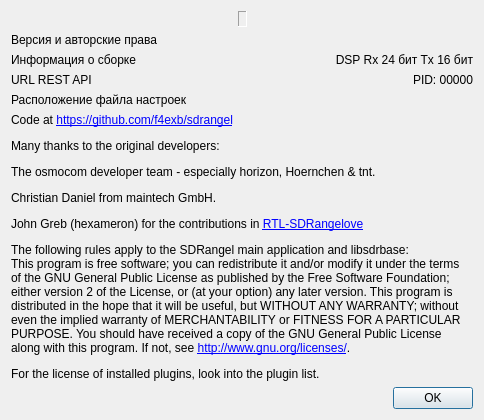
<?xml version="1.0" encoding="UTF-8"?>
<ui version="4.0">
 <class>AboutDialog</class>
 <widget class="QDialog" name="AboutDialog">
  <property name="geometry">
   <rect>
    <x>0</x>
    <y>0</y>
    <width>484</width>
    <height>602</height>
   </rect>
  </property>
  <property name="font">
   <font>
    <family>Liberation Sans</family>
    <pointsize>9</pointsize>
   </font>
  </property>
  <property name="windowTitle">
   <string>О SDRangel</string>
  </property>
  <layout class="QVBoxLayout" name="verticalLayout">
   <property name="sizeConstraint">
    <enum>QLayout::SetFixedSize</enum>
   </property>
   <item>
    <layout class="QHBoxLayout" name="horizontalLayout">
     <property name="spacing">
      <number>0</number>
     </property>
     <item>
      <spacer name="horizontalSpacer_2">
       <property name="orientation">
        <enum>Qt::Horizontal</enum>
       </property>
       <property name="sizeHint" stdset="0">
        <size>
         <width>0</width>
         <height>0</height>
        </size>
       </property>
      </spacer>
     </item>
     <item>
      <widget class="QLabel" name="label">
       <property name="sizePolicy">
        <sizepolicy hsizetype="Fixed" vsizetype="Fixed">
         <horstretch>0</horstretch>
         <verstretch>0</verstretch>
        </sizepolicy>
       </property>
       <property name="frameShape">
        <enum>QFrame::Panel</enum>
       </property>
       <property name="frameShadow">
        <enum>QFrame::Sunken</enum>
       </property>
       <property name="text">
        <string/>
       </property>
       <property name="pixmap">
        <pixmap resource="../resources/res.qrc">:/sdrangel_logo.png</pixmap>
       </property>
       <property name="alignment">
        <set>Qt::AlignCenter</set>
       </property>
      </widget>
     </item>
     <item>
      <spacer name="horizontalSpacer">
       <property name="orientation">
        <enum>Qt::Horizontal</enum>
       </property>
       <property name="sizeHint" stdset="0">
        <size>
         <width>0</width>
         <height>0</height>
        </size>
       </property>
      </spacer>
     </item>
    </layout>
   </item>
   <item>
    <widget class="QLabel" name="version">
     <property name="text">
      <string>Версия и авторские права</string>
     </property>
    </widget>
   </item>
   <item>
    <layout class="QHBoxLayout" name="buildLayout">
     <item>
      <widget class="QLabel" name="build">
       <property name="text">
        <string>Информация о сборке</string>
       </property>
      </widget>
     </item>
     <item>
      <widget class="QLabel" name="dspBits">
       <property name="text">
        <string>DSP Rx 24 бит Tx 16 бит</string>
       </property>
       <property name="alignment">
        <set>Qt::AlignRight|Qt::AlignTrailing|Qt::AlignVCenter</set>
       </property>
      </widget>
     </item>
    </layout>
   </item>
   <item>
    <layout class="QHBoxLayout" name="runtimeLayout">
     <item>
      <widget class="QLabel" name="restApiUrl">
       <property name="text">
        <string>URL REST API</string>
       </property>
      </widget>
     </item>
     <item>
      <widget class="QLabel" name="pid">
       <property name="maximumSize">
        <size>
         <width>80</width>
         <height>16777215</height>
        </size>
       </property>
       <property name="text">
        <string>PID: 00000</string>
       </property>
       <property name="alignment">
        <set>Qt::AlignRight|Qt::AlignTrailing|Qt::AlignVCenter</set>
       </property>
      </widget>
     </item>
    </layout>
   </item>
   <item>
    <layout class="QHBoxLayout" name="horizontalLayout_2">
     <item>
      <widget class="QLabel" name="settingsFile">
       <property name="text">
        <string>Расположение файла настроек</string>
       </property>
      </widget>
     </item>
    </layout>
   </item>
   <item>
    <widget class="QLabel" name="info">
     <property name="text">
      <string>&lt;html&gt;&lt;head/&gt;&lt;body&gt;&lt;p&gt;Code at &lt;a href=&quot;https://github.com/f4exb/sdrangel&quot;&gt;&lt;span style=&quot; text-decoration: underline; color:#0000ff;&quot;&gt;https://github.com/f4exb/sdrangel&lt;/span&gt;&lt;/a&gt;&lt;/p&gt;&lt;p&gt;Many thanks to the original developers:&lt;/p&gt;&lt;p&gt;The osmocom developer team - especially horizon, Hoernchen &amp;amp; tnt.&lt;/p&gt;&lt;p&gt;Christian Daniel from maintech GmbH.&lt;/p&gt;&lt;p&gt;John Greb (hexameron) for the contributions in &lt;a href=&quot;https://github.com/hexameron/rtl-sdrangelove&quot;&gt;&lt;span style=&quot; text-decoration: underline; color:#0000ff;&quot;&gt;RTL-SDRangelove&lt;/span&gt;&lt;/a&gt;&lt;/p&gt;&lt;p&gt;The following rules apply to the SDRangel main application and libsdrbase:&lt;br/&gt;This program is free software; you can redistribute it and/or modify it under the terms of the GNU General Public License as published by the Free Software Foundation; either version 2 of the License, or (at your option) any later version. This program is distributed in the hope that it will be useful, but WITHOUT ANY WARRANTY; without even the implied warranty of MERCHANTABILITY or FITNESS FOR A PARTICULAR PURPOSE. You should have received a copy of the GNU General Public License along with this program. If not, see &lt;a href=&quot;http://www.gnu.org/licenses/&quot;&gt;&lt;span style=&quot; text-decoration: underline; color:#0000ff;&quot;&gt;http://www.gnu.org/licenses/&lt;/span&gt;&lt;/a&gt;.&lt;/p&gt;&lt;p&gt;For the license of installed plugins, look into the plugin list.&lt;/p&gt;&lt;/body&gt;&lt;/html&gt;</string>
     </property>
     <property name="wordWrap">
      <bool>true</bool>
     </property>
     <property name="openExternalLinks">
      <bool>true</bool>
     </property>
    </widget>
   </item>
   <item>
    <spacer name="verticalSpacer">
     <property name="orientation">
      <enum>Qt::Vertical</enum>
     </property>
     <property name="sizeHint" stdset="0">
      <size>
       <width>0</width>
       <height>0</height>
      </size>
     </property>
    </spacer>
   </item>
   <item>
    <widget class="QDialogButtonBox" name="buttonBox">
     <property name="orientation">
      <enum>Qt::Horizontal</enum>
     </property>
     <property name="standardButtons">
      <set>QDialogButtonBox::Ok</set>
     </property>
    </widget>
   </item>
  </layout>
 </widget>
 <resources>
  <include location="../resources/res.qrc"/>
 </resources>
 <connections>
  <connection>
   <sender>buttonBox</sender>
   <signal>accepted()</signal>
   <receiver>AboutDialog</receiver>
   <slot>accept()</slot>
   <hints>
    <hint type="sourcelabel">
     <x>248</x>
     <y>254</y>
    </hint>
    <hint type="destinationlabel">
     <x>157</x>
     <y>274</y>
    </hint>
   </hints>
  </connection>
  <connection>
   <sender>buttonBox</sender>
   <signal>rejected()</signal>
   <receiver>AboutDialog</receiver>
   <slot>reject()</slot>
   <hints>
    <hint type="sourcelabel">
     <x>316</x>
     <y>260</y>
    </hint>
    <hint type="destinationlabel">
     <x>286</x>
     <y>274</y>
    </hint>
   </hints>
  </connection>
 </connections>
</ui>
